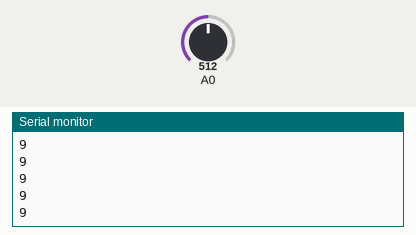
Recording of a sketch running on a simulated Arduino Uno, built with avr-gcc and run on an emulated ATmega328P. Parts: the last lines printed to the serial monitor. Inputs (shaded band) come from the test bench; at power-on: A0 = 512.

Above: at 1.2 s.
1.3 s: A0 set to 306
At 1.8 s:
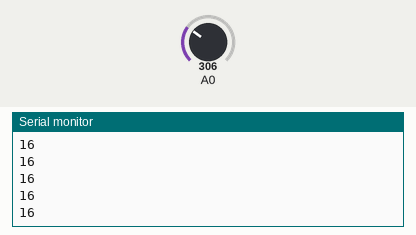
2.8 s: A0 set to 122
At 3.5 s:
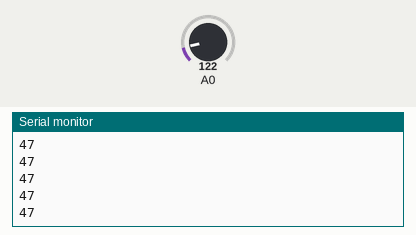
Timing chart, 0 to 5.8 s (numbered marks = the images above; inputs shaded):
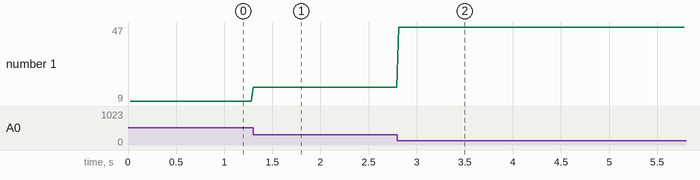

Measured:
- after the input at 1.3 s, the serial monitor: prints a new line at once (image 1)
- after the input at 2.8 s, the serial monitor: prints a new line at once (image 2)
- plotted number 1: 9 → 16 after the input at 1.3 s, 16 → 47 after the input at 2.8 s

The sketch:

getDistance.ino
```cpp
// (licence header left out)
//import the library in the sketch
#include <SharpIR.h>

SharpIR sensor(GP2Y0A21YK0F, A0);


void setup()
{
  Serial.begin(9600); //Enable the serial comunication
}

void loop()
{
  int distance = sensor.getDistance(); //Calculate the distance in centimeters and store the value in a variable

  Serial.println(distance); //Print the value to the serial monitor
}
```
